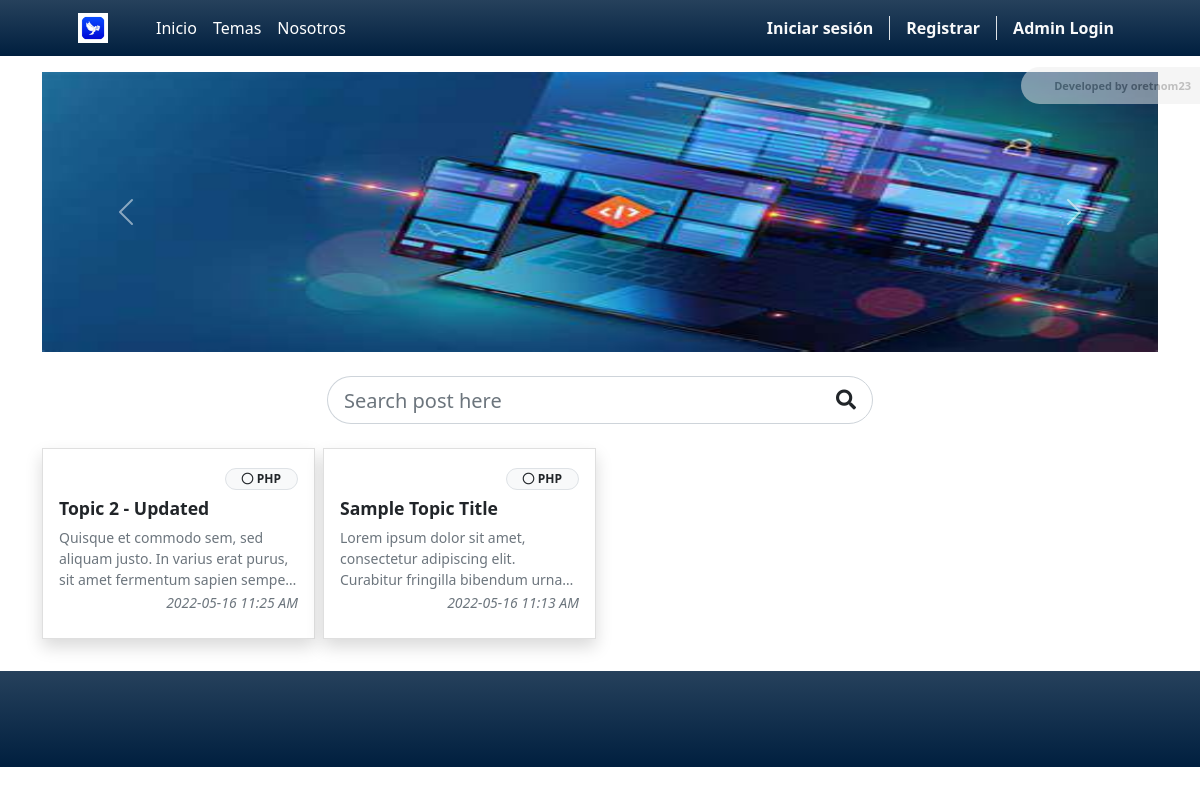
The page / on the database its author committed.
### tables this page shows
CREATE TABLE `post_list` (
  `id` int(30) NOT NULL,
  `user_id` int(30) NOT NULL,
  `category_id` int(30) NOT NULL,
  `title` text NOT NULL,
  `content` text NOT NULL,
  `status` tinyint(1) NOT NULL DEFAULT 0,
  `delete_flag` tinyint(1) NOT NULL DEFAULT 0,
  `date_created` datetime NOT NULL DEFAULT current_timestamp(),
  `date_updated` datetime NOT NULL DEFAULT current_timestamp() ON UPDATE current_timestamp()
);

CREATE TABLE `category_list` (
  `id` int(30) NOT NULL,
  `name` text NOT NULL,
  `description` text NOT NULL,
  `status` tinyint(1) NOT NULL DEFAULT 1,
  `delete_flag` tinyint(1) NOT NULL DEFAULT 0,
  `date_created` datetime NOT NULL DEFAULT current_timestamp(),
  `date_updated` datetime NOT NULL DEFAULT current_timestamp() ON UPDATE current_timestamp()
);

### classes/DBConnection.php (called while the page is built, shortened)
<?php
class DBConnection{
    private $host = DB_SERVER;
    private $username = DB_USERNAME;
    private $password = DB_PASSWORD;
    private $database = DB_NAME;
    public $conn;
    public function __construct(){
        if (!isset($this->conn)) {
            $this->conn = new mysqli($this->host, $this->username, $this->password, $this->database);
        }
    }
}
?>

### classes/SystemSettings.php (called while the page is built, shortened)
<?php
class SystemSettings extends DBConnection{
	function userdata($field = ''){
		if(!empty($field)){
			if(isset($_SESSION['userdata'][$field]))
				return $_SESSION['userdata'][$field];
			else
				return null;
		}else{
			return false;
		}
	}
	function info($field=''){
		if(!empty($field)){
			if(isset($_SESSION['system_info'][$field]))
				return $_SESSION['system_info'][$field];
			else
				return false;
		}else{
			return false;
		}
	}
}
$_settings = new SystemSettings();
?>

### config.php (called while the page is built, shortened)
<?php
require_once('classes/DBConnection.php');
require_once('classes/SystemSettings.php');
function validate_image($file){
    global $_settings;
	if(!empty($file)){
        $ex = explode("?",$file);
        $file = $ex[0];
        $ts = isset($ex[1]) ? "?".$ex[1] : '';
		if(is_file(base_app.$file)){
			return base_url.$file.$ts;
		}else{
			return base_url.($_settings->info('logo'));
		}
	}else{
		return base_url.($_settings->info('logo'));
	}
}
?>

### home.php (the view, shortened to what this page needs)
<section class="py-3">
    <div class="container">
        <div class="row">
            <div class="col-md-12">
                <div id="carouselExampleControls" class="carousel slide bg-dark" data-ride="carousel">
                    <div class="carousel-inner">
                        <?php
                            $upload_path = "uploads/banner";
                            if(is_dir(base_app.$upload_path)):
                            $file= scandir(base_app.$upload_path);
                            $_i = 0;
                                foreach($file as $img):
                                    if(in_array($img,array('.','..')))
                                        continue;
                            $_i++;
                        ?>
                        <div class="carousel-item h-100 <?php echo $_i == 1 ? "active" : '' ?>">
                            <img src="<?php echo validate_image($upload_path.'/'.$img) ?>" class="d-block w-100  h-100" alt="<?php echo $img ?>">
                        </div>
                        <?php endforeach; ?>
                        <?php endif; ?>
                    </div>
                    <button class="carousel-control-prev" type="button" data-target="#carouselExampleControls" data-slide="prev">
                        <span class="carousel-control-prev-icon" aria-hidden="true"></span>
                    </button>
                    <button class="carousel-control-next" type="button" data-target="#carouselExampleControls" data-slide="next">
                        <span class="carousel-control-next-icon" aria-hidden="true"></span>
                    </button>
                    </div>
            </div>
        </div>
        <div class="row justify-content-center my-4">
            <div class="col-lg-6 col-md-8 col-sm-12 col-xs-12">
                <div class="input-group input-group-lg" id="search-field">
                    <input type="search" class="form-control form-control-lg  rounded-pill" aria-label="Search Post Input" id="search" placeholder="Search post here">
                    <div class="input-group-append">
                        <span class="input-group-text rounded-pill bg-transparent"><i class="fa fa-search"></i></span>
                    </div>
                </div>
            </div>
        </div>
        <div class="row row-cols-xl-4 row-cols-md-3 row-cols-sm-1 gx-2 gy-2">
            <?php
            $posts = $conn->query("SELECT p.*, c.name as `category` FROM `post_list` p inner join category_list c on p.category_id = c.id where p.status = 1  and p.`delete_flag` = 0 order by abs(unix_timestamp(p.date_created)) desc");
            while($row = $posts->fetch_assoc()):
            ?>
            <div class="col post-item">
                <a href="./?p=posts/view_post&id=<?= $row['id'] ?>" class="card rounded-0 shadow text-decoration-none text-reset">
                    <div class="card-body">
                        <div class="mb-2 text-right">
                                <small class="badge badge-light border text-dark rounded-pill px-3"><i class="far fa-circle"></i> <?= $row['category'] ?></small>
                        </div>
                        <h3 class="card-title w-100 font-weight-bold"><?= $row['title'] ?></h3>
                        <div class="card-text truncate-3 text-muted text-sm"><?= strip_tags($row['content']) ?></div>
                        <div class="mb-2 text-right">
                            <small class="text-muted"><i><?= date("Y-m-d h:i A", strtotime($row['date_created'])) ?></i></small>
                        </div>
                    </div>
                </a>
            </div>
            <?php endwhile; ?>
        </div>
    </div>
</section>

### index.php (shortened to what this page needs)
<?php require_once('config.php'); ?>
<!DOCTYPE html>
<html lang="en">
<?php require_once('inc/header.php') ?>
<body>
<?php require_once('inc/topBarNav.php') ?>
<?php $page = isset($_GET['p']) ? $_GET['p'] : 'home';  ?>
<?php
    if(!file_exists($page.".php") && !is_dir($page)){
        include '404.html';
    }else{
    if(is_dir($page))
        include $page.'/index.php';
    else
        include $page.'.php';
    }
?>
<?php require_once('inc/footer.php') ?>
</body>
</html>

### inc/header.php (shortened to what this page needs)
<head>
    <link rel="stylesheet" href="<?php echo base_url ?>plugins/fontawesome-free/css/all.min.css">
    <link rel="stylesheet" href="<?php echo base_url ?>plugins/tempusdominus-bootstrap-4/css/tempusdominus-bootstrap-4.min.css">
  <link rel="stylesheet" href="<?php echo base_url ?>plugins/datatables-bs4/css/dataTables.bootstrap4.min.css">
  <link rel="stylesheet" href="<?php echo base_url ?>plugins/datatables-responsive/css/responsive.bootstrap4.min.css">
  <link rel="stylesheet" href="<?php echo base_url ?>plugins/datatables-buttons/css/buttons.bootstrap4.min.css">
  <link rel="stylesheet" href="<?php echo base_url ?>plugins/select2/css/select2.min.css">
  <link rel="stylesheet" href="<?php echo base_url ?>plugins/select2-bootstrap4-theme/select2-bootstrap4.min.css">
    <link rel="stylesheet" href="<?php echo base_url ?>plugins/icheck-bootstrap/icheck-bootstrap.min.css">
    <link rel="stylesheet" href="<?php echo base_url ?>plugins/jqvmap/jqvmap.min.css">
    <link rel="stylesheet" href="<?php echo base_url ?>dist/css/adminlte.css">
    <link rel="stylesheet" href="<?php echo base_url ?>dist/css/custom.css">
    <link rel="stylesheet" href="<?php echo base_url ?>assets/css/styles.css">
    <link rel="stylesheet" href="<?php echo base_url ?>plugins/overlayScrollbars/css/OverlayScrollbars.min.css">
    <link rel="stylesheet" href="<?php echo base_url ?>plugins/daterangepicker/daterangepicker.css">
    <link rel="stylesheet" href="<?php echo base_url ?>plugins/summernote/summernote-bs4.min.css">
  <link rel="stylesheet" href="<?php echo base_url ?>plugins/sweetalert2-theme-bootstrap-4/bootstrap-4.min.css">
  </head>

### inc/topBarNav.php (shortened to what this page needs)
<nav class="navbar navbar-expand-lg navbar-dark bg-gradient-navy">
            <div class="container px-4 px-lg-5 ">
                <a class="navbar-brand" href="./">
                <img src="<?php echo validate_image($_settings->info('logo')) ?>" width="30" height="30" class="d-inline-block align-top" alt="" loading="lazy">
                </a>
                <div class="collapse navbar-collapse" id="navbarSupportedContent">
                    <ul class="navbar-nav me-auto mb-2 mb-lg-0 ms-lg-4">
                        <li class="nav-item"><a class="nav-link text-white" aria-current="page" href="./">Inicio</a></li>
                        <li class="nav-item"><a class="nav-link text-white" aria-current="page" href="./?p=categories">Temas</a></li>
                        <li class="nav-item"><a class="nav-link text-white" href="./?p=about">Nosotros</a></li>
                    </ul>
                    <div class="d-flex align-items-center">
                        <?php if($_settings->userdata('id') > 0 && $_settings->userdata('type') == 2): ?>
                          <div class="btn-group">
                            <button type="button" class="btn btn-rounded badge badge-light dropdown-toggle dropdown-icon user-dd" data-toggle="dropdown">
                              <span><img src="<?php echo validate_image($_settings->userdata('avatar')) ?>" class="img-circle elevation-2 user-img" alt="User Image"></span>
                              <span class="ml-3"><?php echo ucwords($_settings->userdata('firstname').' '.$_settings->userdata('lastname')) ?></span>
                              <span class="sr-only">Menu Desplegable</span>
                            </button>
                            <div class="dropdown-menu" role="menu">
                              <a class="dropdown-item" href="<?php echo base_url.'./?p=user' ?>"><span class="fa fa-user"></span> Mi Cuenta</a>
                              <div class="dropdown-divider"></div>
                              <a class="dropdown-item" href="<?php echo base_url.'/classes/Login.php?f=logout_user' ?>"><span class="fas fa-sign-out-alt"></span> Cerrar sesión</a>
                            </div>
                        </div>
                        <?php else: ?>
                        <a class="font-weight-bolder text-light pr-3 mx-2 text-decoration-none border-right" href="./login.php">Iniciar sesión</a>
                        <a class="font-weight-bolder text-light pr-3 mx-2 text-decoration-none border-right" href="./register.php">Registrar</a>
                        <a class="font-weight-bolder text-light mx-2 text-decoration-none" href="./admin">Admin Login</a>
                        <?php endif; ?>
                    </div>
                </div>
            </div>
        </nav>

### inc/footer.php (shortened to what this page needs)
<footer class="py-5 bg-gradient-navy">
        </footer>

### home.php (style rules this page uses)
#carouselExampleControls .carousel-inner { height:280px !important; }
#search-field .form-control.rounded-pill { border-top-right-radius:0 !important; border-bottom-right-radius:0 !important; border-right:none !important }
#search-field .input-group-text.rounded-pill { border-top-left-radius:0 !important; border-bottom-left-radius:0 !important; border-right:left !important }
.post-item { transition:all .2s ease-in-out; }

### rows shown on the page
post_list: category.name "PHP", title "Topic 2 - Updated", content "Quisque et commodo sem, sed aliquam justo. In varius erat purus, sit amet fermentum sapien…", date_created "2022-05-16 11:25 AM"
post_list: category.name "PHP", title "Sample Topic Title", content "Lorem ipsum dolor sit amet, consectetur adipiscing elit. Curabitur fringilla bibendum…", date_created "2022-05-16 11:13 AM"
